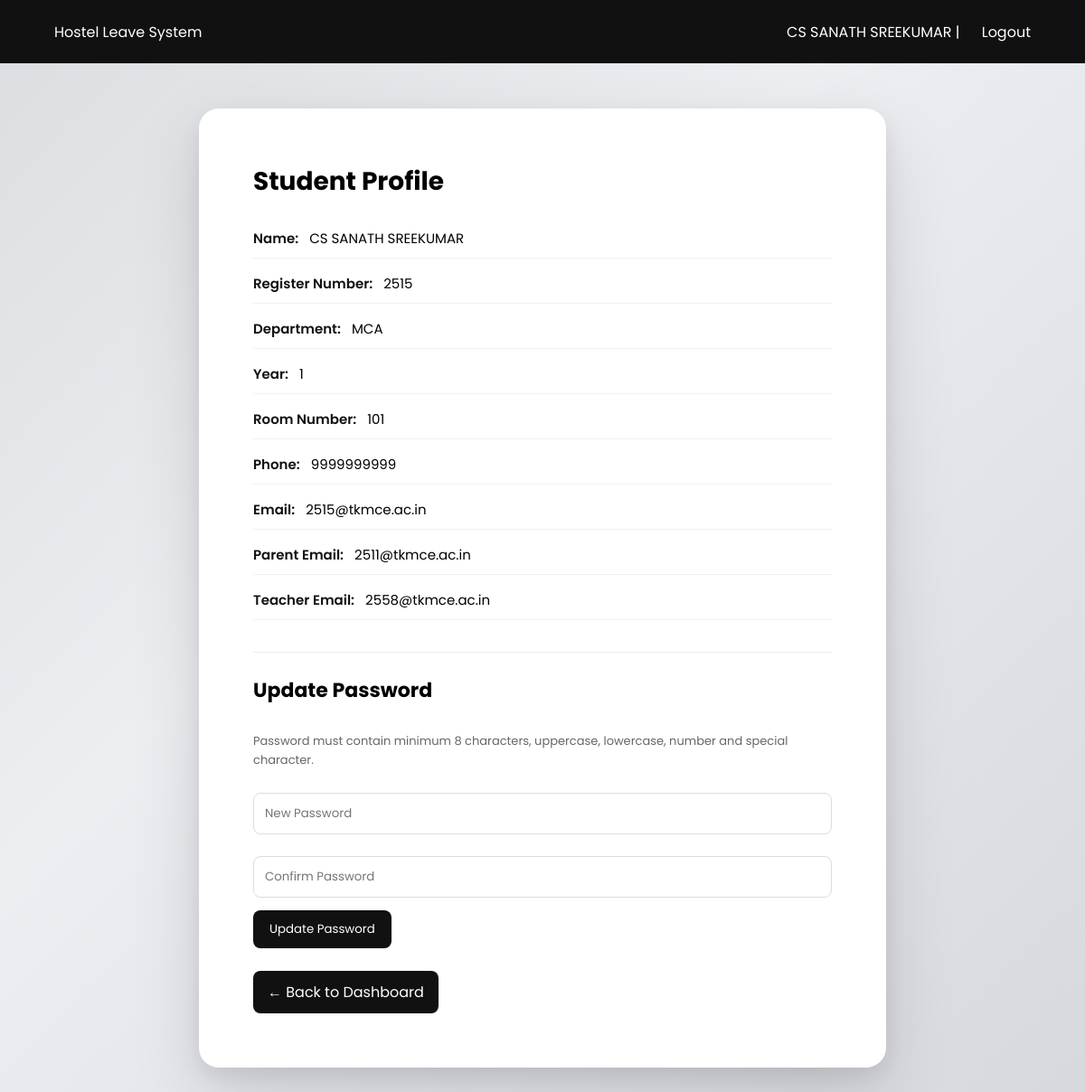
The app's page /student/profile.php (signed in) with its own data.
### tables this page shows
CREATE TABLE `student_profiles` (
  `id` int(11) NOT NULL,
  `user_id` int(11) NOT NULL,
  `register_number` varchar(50) DEFAULT NULL,
  `department` varchar(100) DEFAULT NULL,
  `year` int(11) DEFAULT NULL,
  `room_number` varchar(20) DEFAULT NULL,
  `phone` varchar(15) DEFAULT NULL
);

CREATE TABLE `users` (
  `id` int(11) NOT NULL,
  `role_id` int(11) NOT NULL,
  `name` varchar(100) NOT NULL,
  `username` varchar(50) NOT NULL,
  `password` varchar(255) NOT NULL,
  `email` varchar(100) DEFAULT NULL,
  `parent_email` varchar(100) DEFAULT NULL,
  `teacher_email` varchar(100) DEFAULT NULL,
  `created_at` timestamp NOT NULL DEFAULT current_timestamp(),
  `register_number` varchar(50) DEFAULT NULL
);

### student/profile.php (the view, shortened to what this page needs)
<?php
include("../config/db.php");
$user_id = $_SESSION["user_id"];
$stmt = $conn->prepare("
SELECT
    users.name,
    users.email,
    users.parent_email,
    users.teacher_email,
    student_profiles.register_number,
    student_profiles.department,
    student_profiles.year,
    student_profiles.room_number,
    student_profiles.phone
FROM users
JOIN student_profiles
ON users.id = student_profiles.user_id
WHERE users.id = ?
");
$stmt->bind_param("i", $user_id);
$stmt->execute();
$result = $stmt->get_result();
$student = $result->fetch_assoc();
$student_name = isset($student["name"]) ? $student["name"] : $_SESSION["username"];
?>
<!DOCTYPE html>
<html>
<head>
</head>
<body>
<div class="topbar">
<div>Hostel Leave System</div>
<div>
<?php echo htmlspecialchars($student_name); ?> |
<a href="../auth/logout.php">Logout</a>
</div>
</div>
<div class="dashboard">
<h2>Student Profile</h2>
<div class="row"><span class="label">Name:</span> <?php echo htmlspecialchars($student["name"]); ?></div>
<div class="row"><span class="label">Register Number:</span> <?php echo htmlspecialchars($student["register_number"]); ?></div>
<div class="row"><span class="label">Department:</span> <?php echo htmlspecialchars($student["department"]); ?></div>
<div class="row"><span class="label">Year:</span> <?php echo htmlspecialchars($student["year"]); ?></div>
<div class="row"><span class="label">Room Number:</span> <?php echo htmlspecialchars($student["room_number"]); ?></div>
<div class="row"><span class="label">Phone:</span> <?php echo htmlspecialchars($student["phone"]); ?></div>
<div class="row"><span class="label">Email:</span> <?php echo htmlspecialchars($student["email"]); ?></div>
<div class="row"><span class="label">Parent Email:</span> <?php echo htmlspecialchars($student["parent_email"]); ?></div>
<div class="row"><span class="label">Teacher Email:</span> <?php echo htmlspecialchars($student["teacher_email"]); ?></div>
<div class="section">
<h2 style="font-size:22px;">Update Password</h2>
<div class="note">
Password must contain minimum 8 characters, uppercase, lowercase, number and special character.
</div>
<form method="POST">
<input type="password" name="new_password" placeholder="New Password">
<input type="password" name="confirm_password" placeholder="Confirm Password">
<button type="submit" name="update_password">Update Password</button>
</form>
</div>
<a class="back-btn" href="dashboard.php">← Back to Dashboard</a>
</div>
</body>
</html>

### student/profile.php (style rules this page uses)
* { margin:0; padding:0; box-sizing:border-box; font-family:'Poppins',sans-serif; }
body { min-height:100vh; background:linear-gradient(135deg,#dcdde1 0%,#eceef2 40%,#d6d8de 100%); padding:120px 60px 60px 60px; }
.topbar { position:fixed; top:0; left:0; width:100%; height:70px; background:#111; color:#fff; display:flex; justify-content:space-between; align-items:center; padding:0 60px; z-index:1000; }
.topbar a { color:#fff; text-decoration:none; margin-left:20px; }
.dashboard { max-width:760px; margin:auto; padding:60px; background:#fff; border-radius:22px; box-shadow: 0 30px 80px rgba(0,0,0,0.12), 0 10px 25px rgba(0,0,0,0.08); }
h2 { font-size:28px; margin-bottom:30px; }
.row { margin-bottom:16px; padding-bottom:10px; border-bottom:1px solid #f1f1f1; font-size:15px; }
.label { font-weight:600; color:#111; margin-right:8px; }
.section { margin-top:35px; padding-top:25px; border-top:1px solid #eee; }
input { width:100%; padding:12px; margin-top:10px; margin-bottom:14px; border:1px solid #ddd; border-radius:8px; outline:none; }
button { padding:11px 18px; border:none; border-radius:8px; background:#111; color:#fff; cursor:pointer; }
.note { font-size:13px; color:#666; margin-bottom:15px; line-height:1.6; }
.back-btn { display:inline-block; margin-top:25px; padding:11px 16px; background:#111; color:#fff; text-decoration:none; border-radius:8px; }

### records on screen
student_profiles: user.name "CS SANATH SREEKUMAR", register_number "2515", department "MCA", year "1", room_number "101", phone "9999999999", user.email "2515@tkmce.ac.in", user.parent_email "2511@tkmce.ac.in", user.teacher_email "2558@tkmce.ac.in"
